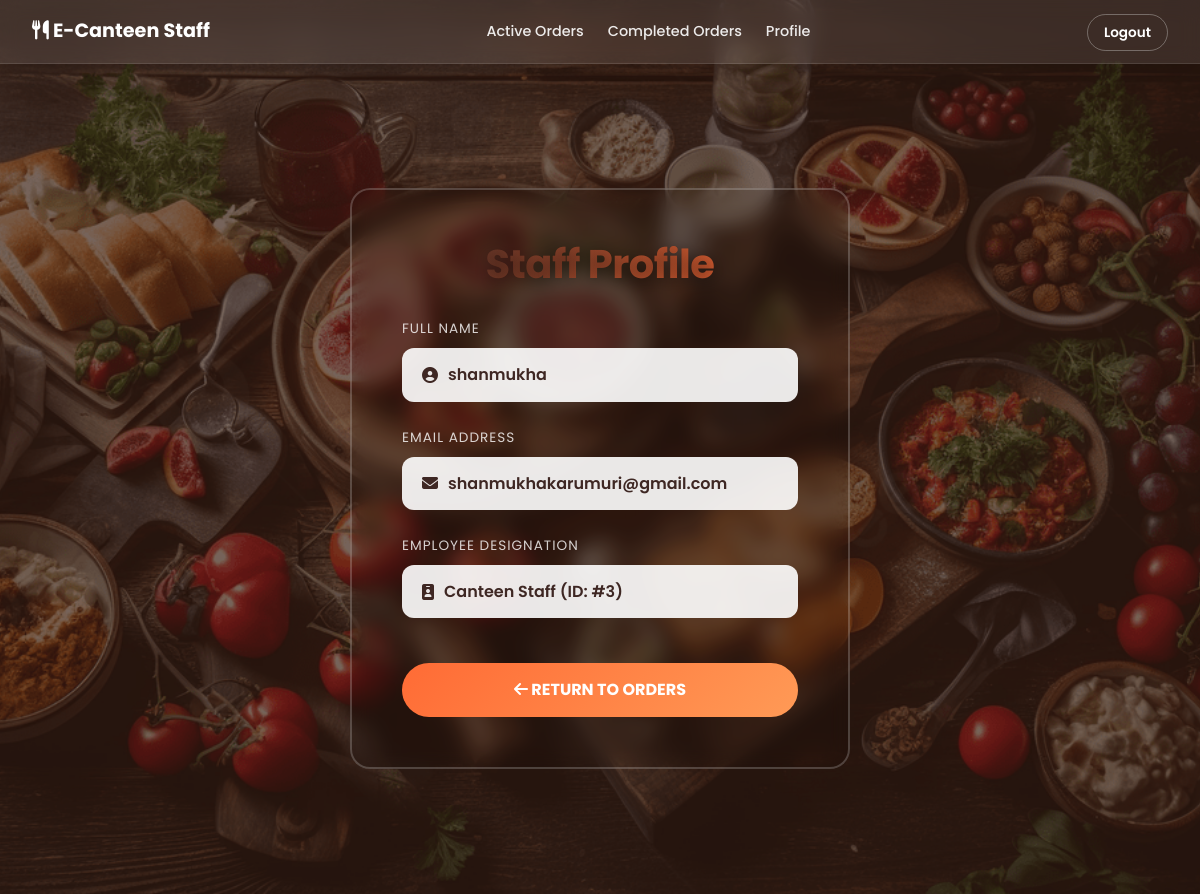
/staff/profile/ (signed in), run on the app's committed database.
### staff/models.py (models this page shows, shortened)
class Staff(models.Model):
    name = models.CharField(max_length=100)
    email = models.EmailField(unique=True)
    password = models.CharField(max_length=128)

### staff/views.py (the view)
# urls.py: path('profile/', views.staff_profile, name='staff_profile'),
def staff_profile(request):
    staff_id = request.session.get('staff_id')
    if not staff_id:
        return redirect('staff_login')
    staff = Staff.objects.get(id=staff_id)
    return render(request, 'staff/profile.html', {'staff': staff})

### templates/staff/profile.html (shortened to what this page needs)
{% extends 'base.html' %}
{% load static %}
{% block content %}
<div class="home-bg-blur"></div>
<nav class="navbar-modern">
    <div class="nav-left">
        <i class="fas fa-utensils"></i> E-Canteen Staff
    </div>
    <div class="nav-center">
        <a href="{% url 'orders_page' %}">Active Orders</a>
        <a href="{% url 'completed_orders' %}">Completed Orders</a>
        <a href="{% url 'staff_profile' %}">Profile</a>
    </div>
    <div class="nav-right">
        <a href="{% url 'staff_logout' %}" class="logout">Logout</a>
    </div>
</nav>
<div class="container-modern">
    <div class="profile-card">
        <h1>Staff Profile</h1>
        <div class="info-box">
            <label>Full Name</label>
            <div class="info-content">
                <i class="fas fa-user-circle"></i> {{ staff.name }}
            </div>
        </div>
        <div class="info-box">
            <label>Email Address</label>
            <div class="info-content">
                <i class="fas fa-envelope"></i> {{ staff.email }}
            </div>
        </div>
        <div class="info-box">
            <label>Employee Designation</label>
            <div class="info-content">
                <i class="fas fa-id-badge"></i> Canteen Staff (ID: #{{ staff.id }})
            </div>
        </div>
        <a href="{% url 'orders_page' %}" class="btn-back">
            <i class="fas fa-arrow-left"></i> RETURN TO ORDERS
        </a>
    </div>
</div>
{% endblock %}

### static/css/styles.css (style rules this page uses)
:root { --primary: #ff6b35; --primary-light: #ff9a56; --primary-dark: #e55a1f; --secondary: #004e89; --secondary-light: #00618a; --secondary-dark: #003f5c; --success: #27ae60; --success-light: #229954; --success-dark: #1e8449; --danger: #e74c3c; --danger-light: #ec7063; --danger-dark: #c0392b; --warning: #f39c12; --warning-light: #f8b739; --warning-dark: #d68910; --info: #3498db; --info-light: #5dade2; --info-dark: #2874a6; --dark: #1a1a1a; --light: #f8f9fa; --gray: #6c757d; --gray-light: #ecf0f1; --gray-lighter: #f5f7fa; --border-radius: 12px; --border-radius-lg: 16px; --transition: all 0.3s cubic-bezier(0.4, 0, 0.2, 1); --transition-fast: all 0.2s cubic-bezier(0.4, 0, 0.2, 1); --shadow-sm: 0 2px 8px rgba(0, 0, 0, 0.06); --shadow-md: 0 5px 20px rgba(0, 0, 0, 0.08); --shadow-lg: 0 10px 30px rgba(0, 0, 0, 0.12); --shadow-xl: 0 20px 60px rgba(0, 0, 0, 0.15); }
* { margin: 0; padding: 0; box-sizing: border-box; }
html { scroll-behavior: smooth; }
body { font-family: -apple-system, BlinkMacSystemFont, 'Segoe UI', 'Roboto', 'Oxygen', 'Ubuntu', 'Helvetica Neue', sans-serif; background: #ffffff; color: #2c3e50; line-height: 1.6; min-height: 100vh; font-size: 1rem; font-weight: 400; -webkit-font-smoothing: antialiased; -moz-osx-font-smoothing: grayscale; }
.navbar-modern { background: linear-gradient(90deg, var(--secondary) 0%, var(--secondary-light) 100%); box-shadow: var(--shadow-lg); padding: 1rem 2rem; position: sticky; top: 0; z-index: 1000; backdrop-filter: blur(10px); border-bottom: 1px solid rgba(255, 255, 255, 0.1); }
.container-modern { max-width: 1200px; margin: 50px auto; padding: 0 20px; }
h1, h2, h3, h4, h5, h6 { font-weight: 700; color: var(--secondary); margin-bottom: 1.5rem; letter-spacing: -0.5px; }
h1 { font-size: 2.8rem; background: linear-gradient(135deg, var(--secondary) 0%, var(--primary) 100%); -webkit-background-clip: text; -webkit-text-fill-color: transparent; background-clip: text; line-height: 1.2; }
a:not([class*="btn"]) { text-decoration: none; color: var(--primary); font-weight: 600; transition: var(--transition); }
h1, h2, h3, h4, h5, h6 { font-weight: 700; color: var(--secondary); margin-bottom: 1.5rem; }
h1 { font-size: 2.5rem; background: linear-gradient(135deg, var(--secondary) 0%, var(--primary) 100%); -webkit-background-clip: text; -webkit-text-fill-color: transparent; background-clip: text; }
a { text-decoration: none; color: #007bff; font-weight: 500; transition: color 0.2s; }

### templates/base.html (style rules this page uses)
:root { --primary: #ff6b35; --secondary: #004e89; --success: #2ecc71; --danger: #e74c3c; --dark: #1a1a1a; --light: #f8f9fa; --gray: #6c757d; }

### data on the page
Staff: name "shanmukha", email "shanmukhakarumuri@gmail.com", id "3"
